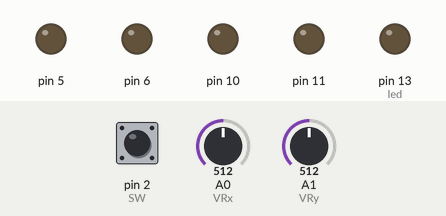
This sketch was run on a simulated Arduino Uno, built with avr-gcc and run on an emulated ATmega328P. On the bench: output pins drawn as LEDs (lit = HIGH). The inputs (shaded band) are chosen by the test bench; at power-on: A0 (VRx) = 512, A1 (VRy) = 512, pin 2 (SW) HIGH.

Above: at 1.2 s.
1.3 s: A0 (VRx) set to 472
At 2.5 s:
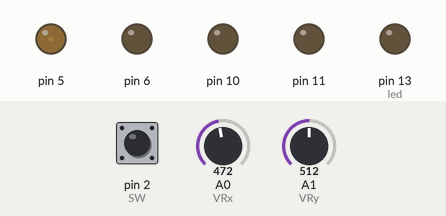
2.8 s: A1 (VRy) set to 472
At 3.8 s:
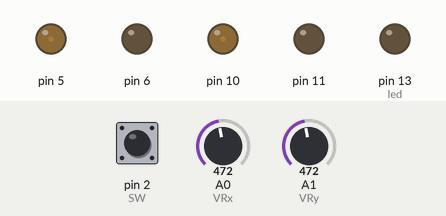
4.3 s: pin 2 (SW) pulled LOW for 0.15 s
At 4.37 s:
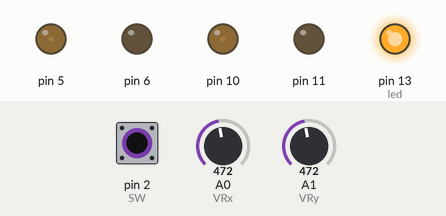
5.9 s: A0 (VRx) set to 492
At 7.1 s:
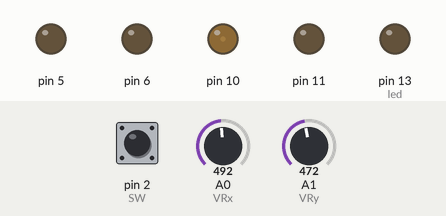
7.4 s: A1 (VRy) set to 552
At 8.5 s:
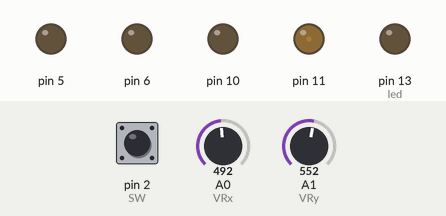
8.9 s: pin 2 (SW) pulled LOW for 1 s
At 9.6 s:
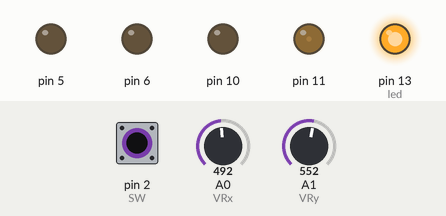
Timing chart, 0 to 11.9 s (numbered marks = the images above; inputs shaded):
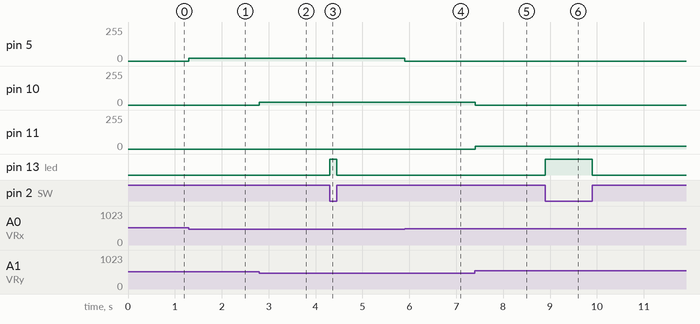

The sketch:

joyStick.ino
```cpp
const int SW = 2;
const int VRx = A0;
const int VRy = A1;

const int led = 13;
int x = 0;
int y = 0;

int val_x = 0;
int val_y = 0;

void setup() {

  pinMode(led, OUTPUT);
  pinMode(SW, INPUT_PULLUP);
  Serial.begin(9600);
}

void loop() {
  if(digitalRead(SW) == LOW)
    digitalWrite(led, HIGH);
  else
    digitalWrite(led, LOW);

  x = analogRead(VRx);
  y = analogRead(VRy);

  if(x <= 542 && x >= 482)
  {
     x = 0;
  }
  else if(x < 482)
  {
    x = -(512 - x);
  }
  else
  {
    x = x - 511;
  }
//***************************************
  if(y <= 542 && y >= 482)
  {
     y = 0;
  }
  else if(y < 482)
  {
    y = -(512 - y);
  }
  else
  {
    y = y - 511;
  }

  val_x = map(x,0,512,0,255);
  val_y = map(y,0,512,0,255);

//  Serial.println(val_y);
//  Serial.println(val_y);
//******************************************
  if(val_x > 0)
  {
    analogWrite(5, 0);
    analogWrite(6, val_x);
  }
  else if(val_x < 0)
  {
    analogWrite(5, abs(val_x));
    analogWrite(6, 0);
  }
  else
  {
    analogWrite(5, 0);
    analogWrite(6, 0);
  }
//******************************************
  if(val_y > 0)
  {
    analogWrite(10, 0);
    analogWrite(11, val_y);
  }
  else if(val_y < 0)
  {
    analogWrite(10, abs(val_y));
    analogWrite(11, 0);
  }
  else
  {
    analogWrite(10, 0);
    analogWrite(11, 0);
  }

}
```

Measured:
- after the input at 1.3 s, pin 5: 0/255 → 19/255 at once
- after the input at 2.8 s, pin 10: 0/255 → 19/255 at once
- after the input at 4.3 s, pin 13 (led): LOW → HIGH at once, → LOW 0.15 s later
- after the input at 5.9 s, pin 5: 19/255 → 0/255 at once
- after the input at 7.4 s, pin 10: 19/255 → 0/255 at once; pin 11: 0/255 → 20/255 at once
- after the input at 8.9 s, pin 13 (led): LOW → HIGH at once, → LOW 1.0 s later
